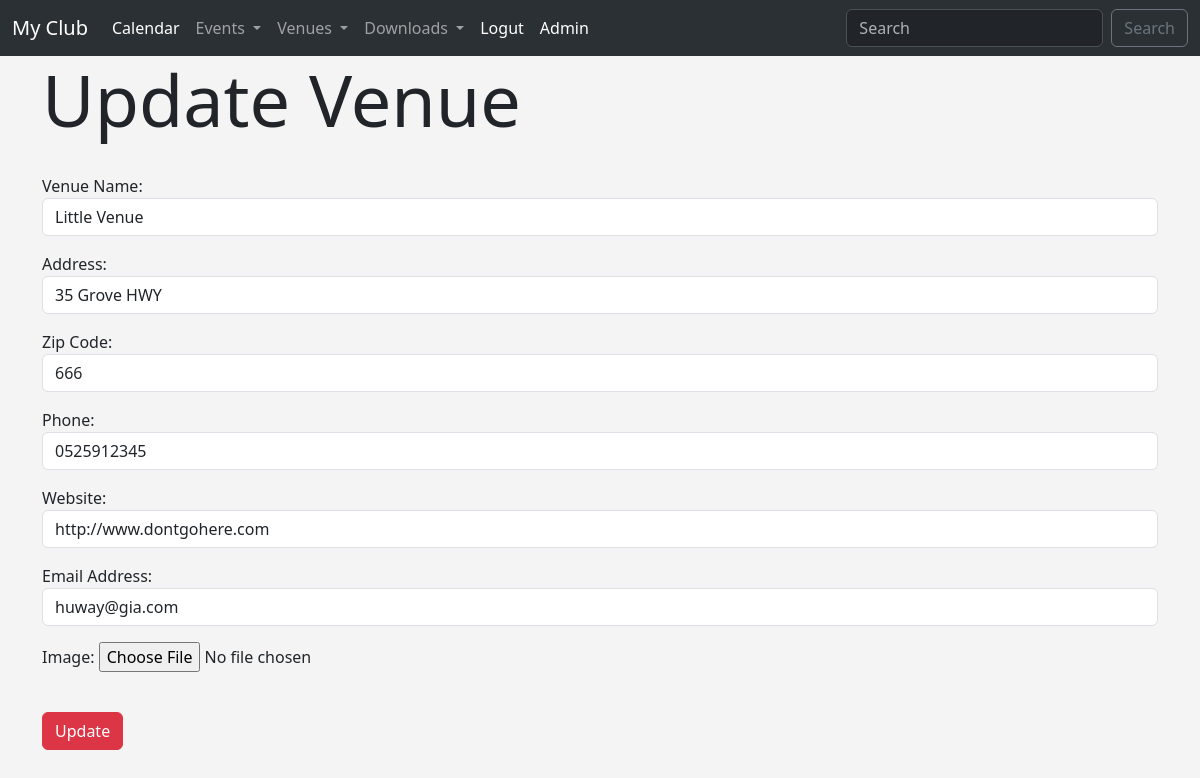
/venue/5/update (signed in), run on the app's committed database.
### events/models.py (models this page shows, shortened)
class Venue(models.Model):
    name = models.CharField('Venue Name', max_length=120)
    address = models.CharField('Address', max_length=200)
    zip_code = models.CharField('Zip Code', max_length=10)
    phone = models.CharField('Phone', max_length=13, blank=True)
    website = models.URLField('Website', blank=True)
    email = models.EmailField('Email Address', blank=True)
    owner = models.IntegerField('Venue Owner', blank=False, default=1)
    image = models.ImageField('Image', null=True, blank=True, upload_to="images/")

### events/views.py (the view)
# urls.py: path('venue/<str:venue_id>/update', views.update_venue, name='update_venue'),
def update_venue(request, venue_id):
    venue = Venue.objects.get(pk=venue_id)
    form = VenueForm(request.POST or None, request.FILES or None, instance=venue)
    if form.is_valid():
        form.save()
        return redirect('venues')
    return render(request, 'update_venue.html', {
        "venue": venue,
        "form": form,
    })

### events/forms.py
class VenueForm(ModelForm):
    class Meta:
        model = Venue
        fields = ('name', 'address', 'zip_code', 'phone', 'website', 'email', 'image')
        widgets = {
            "name": forms.TextInput(attrs={'class': 'form-control'}),
            "address": forms.TextInput(attrs={'class': 'form-control'}),
            "zip_code": forms.TextInput(attrs={'class': 'form-control'}),
            "phone": forms.TextInput(attrs={'class': 'form-control'}),
            "website": forms.TextInput(attrs={'class': 'form-control'}),
            "email": forms.TextInput(attrs={'class': 'form-control'}),
        }

### events/templates/update_venue.html (shortened to what this page needs)
{%extends 'base.html'%}
{%block content%}
{% if user.is_authenticated %}
    <h1 class="display-2">Update Venue</h1>
    <br>
    <form action="" method="POST" enctype="multipart/form-data">
        {{form.as_p}}
        <br>
        <input type="submit" value="Update" class="btn btn-danger"/>
    </form>
{%else%}
    <h1 class="display-3">Sorry, You must be logged in to view this page...</h1>
    <a href="{%url 'login_user'%}">Login</a>
{%endif%}
{%endblock content%}

### events/templates/base.html (style rules this page uses)
body { background: #f4f4f4; }

### data on the page
Venue: name "Little Venue", address "35 Grove HWY", zip_code "666", phone "0525912345", website "http://www.dontgohere.com", email "huway@gia.com"
